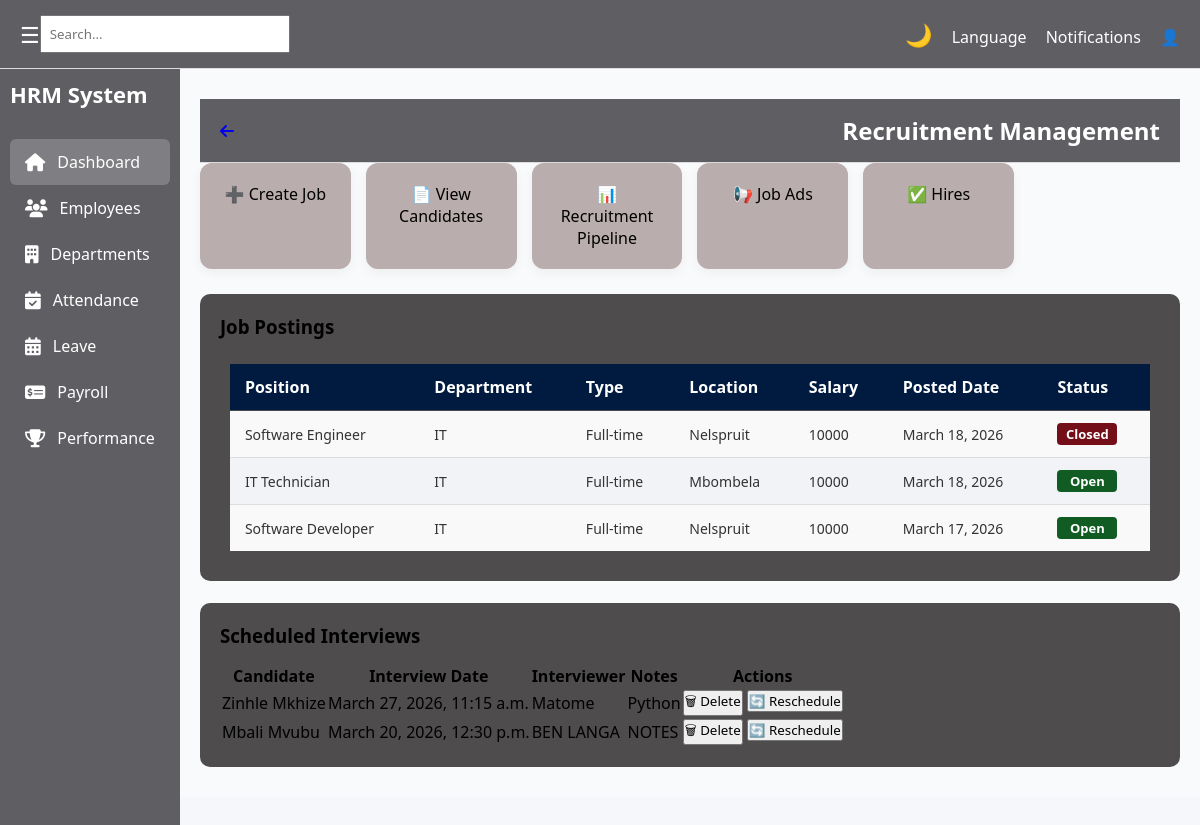
Before: /hr/recruitment/ with the older database file.
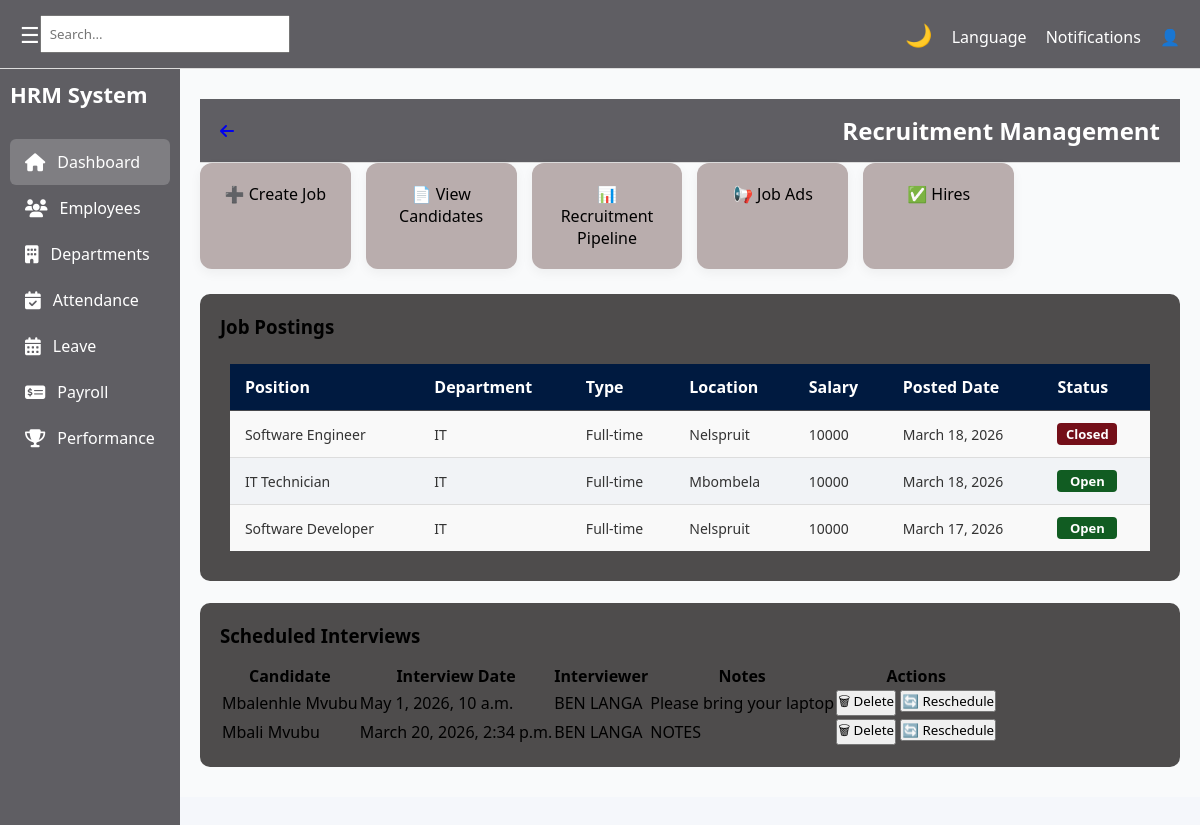
After: the same page with the newer database file.
### hr/models.py (models this page shows, shortened)
class Job(models.Model):
    POSITION_TYPES = [
        ('Full-time', 'Full-time'),
        ('Part-time', 'Part-time'),
        ('Contract', 'Contract'),
    ]
    STATUS_CHOICES = [
        ('Open', 'Open'),
        ('Closed', 'Closed'),
        ('Closing Soon', 'Closing Soon'),
    ]
    title = models.CharField(max_length=100)
    department = models.CharField(max_length=100)
    job_type = models.CharField(max_length=20, choices=POSITION_TYPES)
    location = models.CharField(max_length=100)
    salary = models.CharField(max_length=100, blank=True)
    description = models.TextField()
    requirements = models.TextField()
    company_name = models.CharField(max_length=100)
    company_logo = models.ImageField(upload_to='logos/', blank=True, null=True)
    application_link = models.URLField(blank=True)
    posted_date = models.DateField(auto_now_add=True)
    status = models.CharField(max_length=20, choices=STATUS_CHOICES, default='Open')

class InterviewSchedule(models.Model):
    candidate = models.ForeignKey(Candidate, on_delete=models.CASCADE)
    interview_date = models.DateTimeField()
    interviewer = models.CharField(max_length=100)
    notes = models.TextField(blank=True, null=True)

class Candidate(models.Model):
    STAGE_CHOICES = [
        ('Applied','Applied'),
        ('Interview','Interview'),
        ('Hired','Hired'),
        ('Rejected','Rejected'),
    ]
    ONBOARDING_STATUS = [
        ('Pending','Pending'),
        ('Completed','Completed'),
    ]
    first_name = models.CharField(max_length=100)
    last_name = models.CharField(max_length=100)
    email = models.EmailField()
    applied_job = models.ForeignKey('Job', on_delete=models.CASCADE)
    current_stage = models.CharField(max_length=50, choices=STAGE_CHOICES, default='Applied')
    interview_date = models.DateField(null=True, blank=True)
    onboarding_status = models.CharField(
        max_length=20,
        choices=ONBOARDING_STATUS,
        default='Pending'
    )

### hr/views.py (the view)
# urls.py: path('recruitment/', recruitment_view, name='recruitment'),
def recruitment_view(request):
    jobs = Job.objects.all().order_by('-posted_date')
    interviews = InterviewSchedule.objects.all().order_by('-interview_date')
    context = {
        'jobs': jobs,
        'interviews': interviews,
    }
    return render(request, 'hr/pages/recruitment.html', context)

### hr/templates/hr/pages/recruitment.html (shortened to what this page needs)
{% extends "hr/base/base.html" %}
{% load static %}
{% block content %}
<section class="content">
    <div class="topbar">
        <a href="{% url 'dashboard' %}"><i class="fas fa-arrow-left"></i></a>
        <h2>Recruitment Management</h2>
    </div>
    <div class="cards">
        <a href="{% url 'create_job' %}" class="card">➕ Create Job</a>
        <a href="{% url 'view_candidates' %}" class="card">📄 View Candidates</a>
        <a href="{% url 'recruitment_pipeline' %}" class="card">📊 Recruitment Pipeline</a>
        <a href="{% url 'job_ads' %}" class="card">📢 Job Ads</a>
        <a href="{% url 'hires' %}" class="card">✅ Hires</a>
    </div>
    <div class="box">
        <h3>Job Postings</h3>
        <table class="attendance-table">
            <thead>
                <tr>
                    <th>Position</th>
                    <th>Department</th>
                    <th>Type</th>
                    <th>Location</th>
                    <th>Salary</th>
                    <th>Posted Date</th>
                    <th>Status</th>
                </tr>
            </thead>
            <tbody>
                {% for job in jobs %}
                <tr>
                    <td>{{ job.title }}</td>
                    <td>{{ job.department }}</td>
                    <td>{{ job.job_type }}</td>
                    <td>{{ job.location }}</td>
                    <td>{{ job.salary|default:"-" }}</td>
                    <td>{{ job.posted_date }}</td>
                    <td>
                        <span class="status
                            {% if job.status == 'Open' %}present
                            {% elif job.status == 'Closed' %}absent
                            {% else %}late{% endif %}">
                            {{ job.status }}
                        </span>
                    </td>
                </tr>
                {% empty %}
                <tr>
                    <td colspan="7">No jobs available</td>
                </tr>
                {% endfor %}
            </tbody>
        </table>
    </div>
    <br>
    <div class="box">
    <h3>Scheduled Interviews</h3>
    <table class="interview-table">
        <thead>
            <tr>
                <th>Candidate</th>
                <th>Interview Date</th>
                <th>Interviewer</th>
                <th>Notes</th>
                <th>Actions</th>
            </tr>
        </thead>
        <tbody>
            {% for interview in interviews %}
            <tr>
                <td>{{ interview.candidate.first_name }} {{ interview.candidate.last_name }}</td>
                <td>{{ interview.interview_date }}</td>
                <td>{{ interview.interviewer }}</td>
                <td>{{ interview.notes|default:"-" }}</td>
                <td>
    <form action="{% url 'delete_interview' interview.pk %}" method="POST" style="display:inline;">
        <button type="submit" class="delete-btn"
            onclick="return confirm('Are you sure you want to delete this interview?');">
            🗑 Delete
        </button>
    </form>
    <form action="{% url 'schedule_interview' interview.candidate.pk %}" method="GET" style="display:inline;">
        <button type="submit" class="reschedule-btn">
            🔄 Reschedule
        </button>
    </form>
</td>
            </tr>
            {% empty %}
            <tr>
                <td colspan="5">No interviews scheduled yet</td>
            </tr>
            {% endfor %}
        </tbody>
    </table>
</div>
</section>
{% endblock %}

Changed rows visible on the page:
removed InterviewSchedule: candidate.first_name "Zinhle", candidate.last_name "Mkhize", interview_date "March 27, 2026, 11:15 a.m.", interviewer "Matome", notes "Python"
added InterviewSchedule: candidate.first_name "Mbalenhle", candidate.last_name "Mvubu", interview_date "May 1, 2026, 10 a.m.", interviewer "BEN LANGA", notes "Please bring your laptop"
changed InterviewSchedule "NOTES": interview_date "March 20, 2026, 12:30 p.m." → "March 20, 2026, 2:34 p.m."
